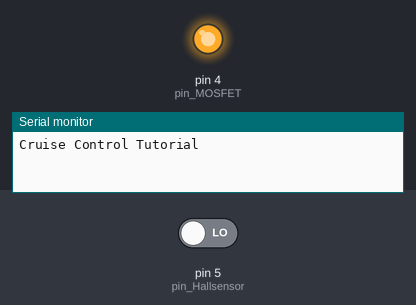
A sketch run on a simulated Arduino Uno, built with avr-gcc and run on an emulated ATmega328P. Shown: output pins drawn as LEDs (lit = HIGH), the last lines printed to the serial monitor. Inputs (shaded band) come from the test bench; at power-on: pin 5 (pin_Hallsensor) LOW.

Above: at 2.2 s.
2.3 s: pin 5 (pin_Hallsensor) driven HIGH
At 3.4 s:
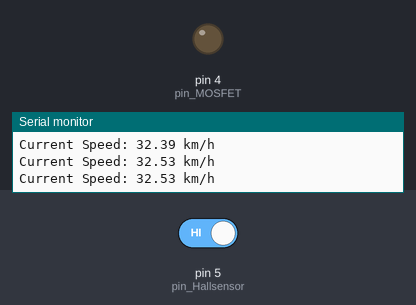
4.0 s: pin 5 (pin_Hallsensor) driven LOW
At 4.9 s:
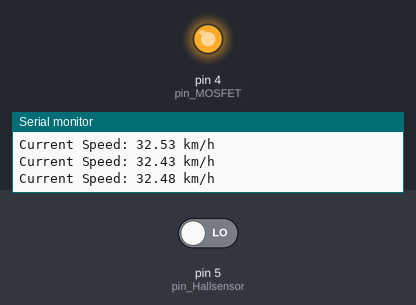
Timing chart, 0 to 7.0 s (numbered marks = the images above; inputs shaded):
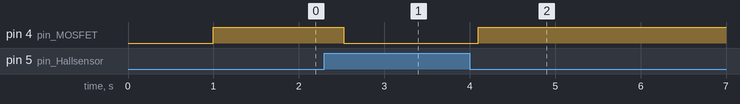

Measured:
- after the input at 2.3 s, pin 4 (pin_MOSFET): HIGH → LOW after 0.23 s
- after the input at 4.0 s, pin 4 (pin_MOSFET): LOW → HIGH after 0.10 s

The sketch:

CC_example.ino
```cpp
/************************************************************************
*
*       Basic example of a Cruise Control technology for e-bikes
*       By Maximilian Schrapel
*
*
************************************************************************/

// Set your wheel circumference!
double wheelsz      =  2.033; // wheel circumference in meters
double maxSpeed_kmh = 22.0;   // Your desired speed limit in km/h

unsigned long wheel = 0;    // internal wheel parameter for speed calculation
double        speed = 0.0;  // Current speed

unsigned long maxSpeedTime  = 10000000; // Less than 1km/h with 26" wheel
unsigned long minSpeedTime  = 225000; // Less than 33km/h with 26" wheel

unsigned long speedTime     = 0; // current speed timestamp in microseconds
unsigned long lastspeedTime = 0; // last speed timestamp in microseconds
unsigned long diffspeedTime = 0; // Difference between timestamps

uint8_t pin_MOSFET     = 4; // Digital pin of your transistor
uint8_t pin_Hallsensor = 5; // Digital pin of your hall switch for speed measurements

// updates wheel parameters (in m/s)
void updateWheel(double wz) {
  wheelsz = wz;
  wheel = wheelsz * 60 * 60 * 1000;
}

void setup() {
  // put your setup code here, to run once:
  Serial.begin(115200);
  Serial.println("Cruise Control Tutorial");
  delay(1000);
  // initially set wheel size
  // we only need to calculate this once
  updateWheel(wheelsz);

  // Pin settings
  pinMode(pin_MOSFET, OUTPUT);
  pinMode(pin_Hallsensor, INPUT);
  digitalWrite(pin_MOSFET, HIGH);
}

void loop() {
  // get the current timestamp
  speedTime=micros();
  // Now we calculate the difference between the timestamps
  // (Here overflow is not catched for simplicity)
  diffspeedTime = speedTime - lastspeedTime;
  // we now check the current state of the hall switch
  // We assume a HIGH signal when the magnet passes the sensor
  // In addition, we check if the speet time is within the bounds of allowed speeds
  if (digitalRead(pin_Hallsensor) && diffspeedTime>minSpeedTime){
    // Now we calculate the speed
    speed = (double)wheel / diffspeedTime;
    Serial.print("Current Speed: ");
    Serial.print(speed);
    Serial.println(" km/h");
    // Save timestamp
    lastspeedTime = speedTime;
    // Now we control the motor
    if (speed>maxSpeed_kmh){ // Over the speed limit
      digitalWrite(pin_MOSFET, LOW); // Switch engine off
    }
    else{ // Under the speed limit
      digitalWrite(pin_MOSFET, HIGH); // Switch engine on
    }
  }
  else if (diffspeedTime>minSpeedTime){
    // Turn MOSFET on in case you stopped cycling
    digitalWrite(pin_MOSFET, HIGH); // Switch engine on
  }
}
```
